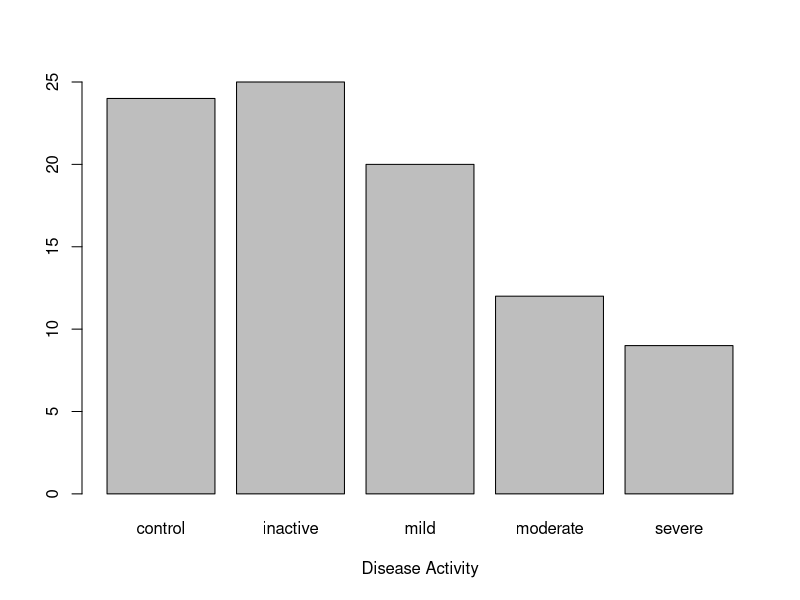
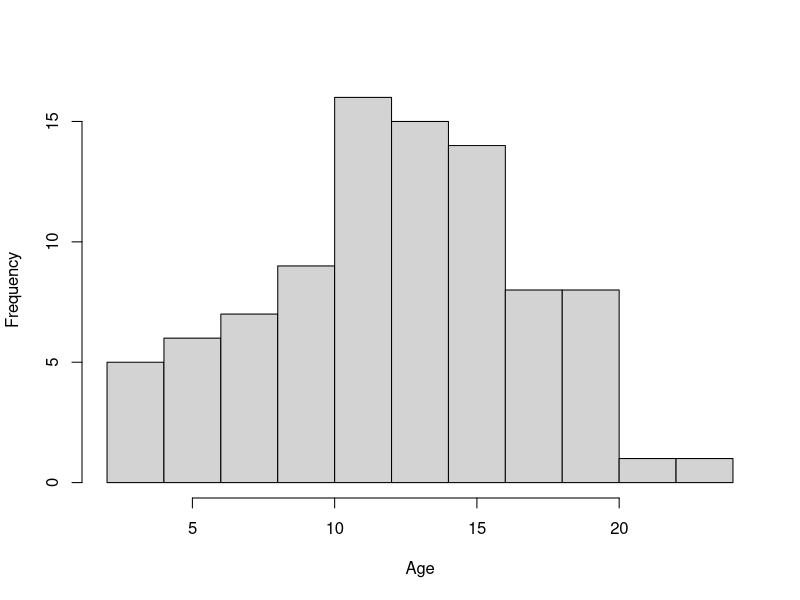
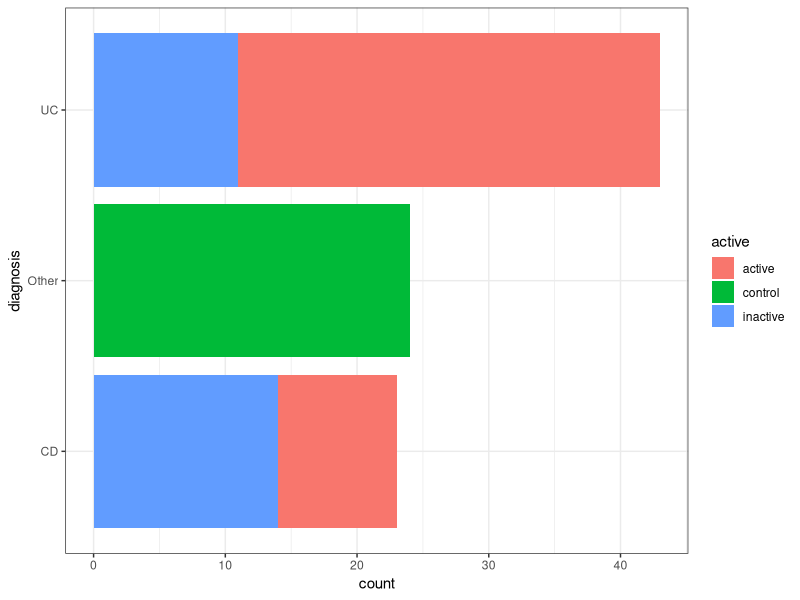
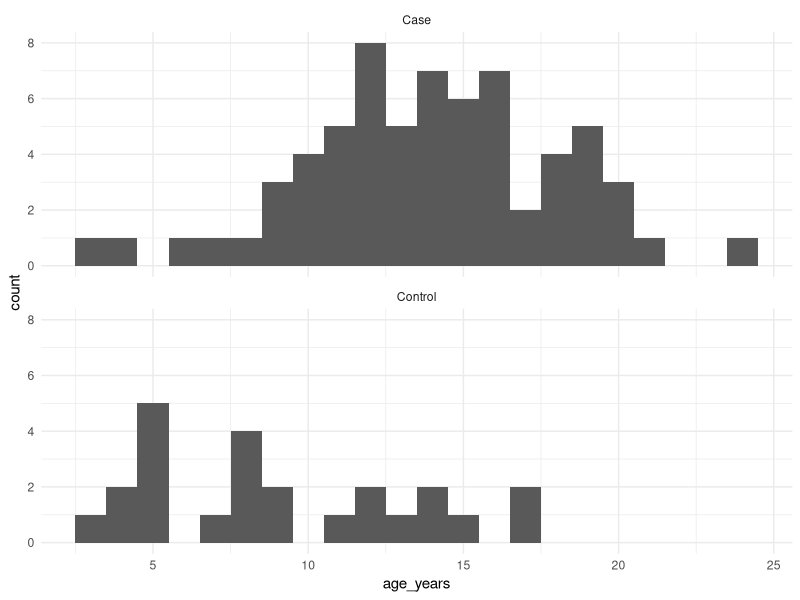
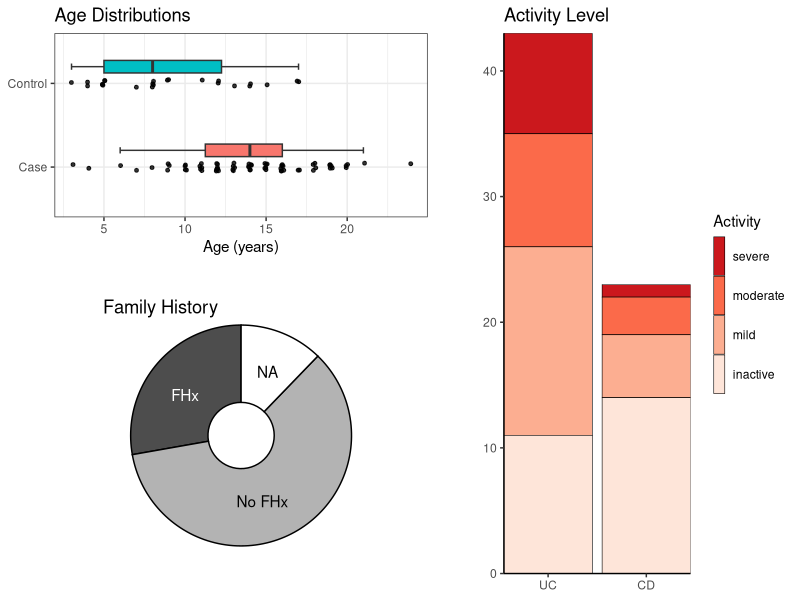
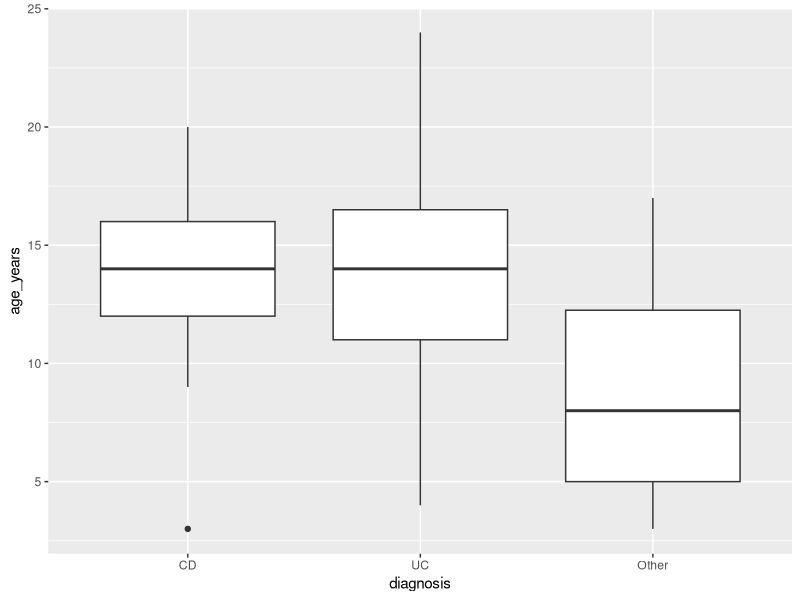
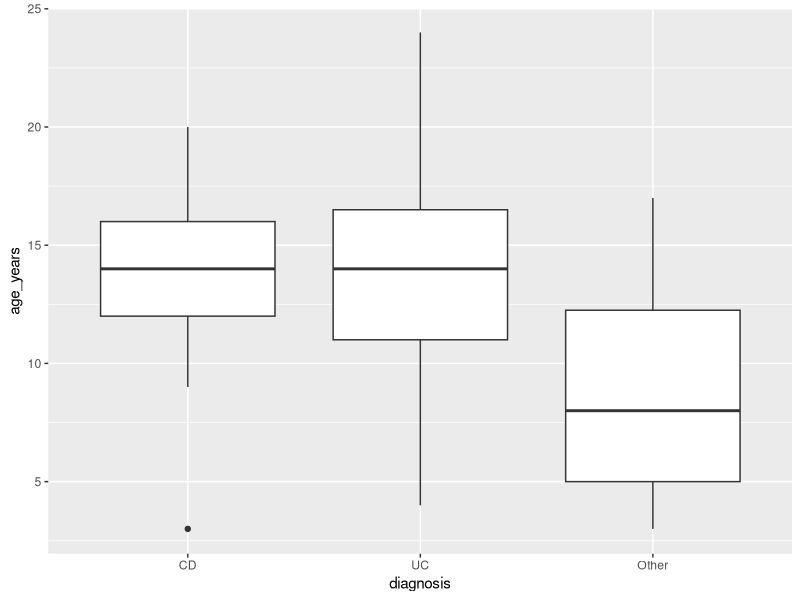

Reproduce these figures in R, in order. (Note: this script raises an error after producing the figures.)
## ---- chunk 1
# write code in "chunks" (and comments too, using the # symbol)
print("Hello World")
## ---- chunk 2
# `readxl` is for reading data from Excel files
library(readxl)
# `writexl` is for writing data to a new Excel file, we'll use this at the end.
library(writexl)
## ---- chunk 3
# the `here` package makes specifying file locations easier
library(here)
## ---- chunk 4
# `tidyverse` is a collection of several packages (dplyr, ggplot2, and others)
library(tidyverse)
## ---- chunk 5
# give your objects short but informative names!
meta <- read_excel(path = here("data/papa2012/papa2012_metadata.xlsx"), na = "NA")
meds <- read_excel(here("data/papa2012/papa2012_metadata.xlsx"), sheet = "treatment")
## ---- chunk 6
# this will work anywhere! (anywhere that the project folder is moved or copied)
meta <- read_excel(path = here("data/papa2012/papa2012_metadata.xlsx"), na = "NA")
## ---- chunk 7
meta
## ---- chunk 8
example_df <- data.frame(alphabet = LETTERS, numbers = 1:26)
## ---- chunk 9
example_tbl <- as_tibble(example_df)
example_tbl
## ---- chunk 10
table(meta$family_history, useNA = "ifany")
## ---- chunk 11
table(meta$age_years, useNA = "ifany")
## ---- chunk 12
meta %>% count(diagnosis)
## ---- chunk 13
meta %>% count(family_history, diagnosis)
## ---- chunk 14
meta %>% summarise(age_mean = mean(age_years), age_sd = sd(age_years))
## ---- chunk 15
meta %>% summarise(age_mean = mean(age_years), age_sd = sd(age_years), .by = diagnosis)
## ---- chunk 16
#| fig-width: 6
#| fig-height: 3
meta$activity %>%
  table() %>%
  barplot(xlab = "Disease Activity")
## ---- chunk 17
#| fig-width: 6
#| fig-height: 3
meta$age_years %>% hist(breaks = 10, main = NULL, xlab = "Age")
## ---- chunk 18
#| fig-width: 8
#| fig-height: 3
ggplot(meta) +
  geom_bar(aes(y = diagnosis, fill = active)) +
  theme_bw()
## ---- chunk 19
#| fig-width: 6
#| fig-height: 3
ggplot(meta) +
  geom_histogram(aes(age_years), binwidth = 1) +
  facet_wrap(~case_control, ncol = 1) +
  theme_minimal()
## ---- chunk 20
#| code-fold: true
#| warning: false
#| fig-width: 8
#| fig-height: 6
library(patchwork)

plot_list <- list()

# age boxplot
plot_list$box <- meta %>%
  ggplot(aes(y = case_control, x = age_years)) +
  geom_boxplot(
    mapping = aes(fill = case_control),
    width = 0.15, staplewidth = 0.5, outliers = FALSE,
    position = position_nudge(y = 0.2),
    show.legend = FALSE
  ) +
  geom_jitter(height = 0.05, width = 0.1, alpha = 0.8, size = 1) +
  labs(y = NULL, x = "Age (years)", title = "Age Distributions") +
  theme_bw() +
  theme(plot.margin = margin(b = 20, r = 20))

# plot_list$box

# family history piechart
plot_list$pie <- meta %>%
  ggplot(aes(y = 1, fill = family_history)) +
  geom_bar(position = "stack", colour = "black") +
  scale_fill_manual(
    values = c(fhx = "grey30", nofhx = "grey70"),
    na.value = "white", guide = "none"
  ) +
  annotate("text", x = I(pi / 8), y = I(0.25), label = "NA") +
  annotate("text", x = I(0.9 * pi), y = I(0.25), label = "No FHx") +
  annotate("text", x = I(1.7 * pi), y = I(0.25), label = "FHx", colour = "white") +
  labs(tag = "Family History") +
  labs(x = NULL, y = NULL) +
  coord_radial(expand = FALSE, inner.radius = 0.3) +
  theme_void() +
  theme(plot.tag.location = "panel", plot.margin = margin(t = 10))

# plot_list$pie

# activity barchart
plot_list$bar <- meta %>%
  ggplot(aes(
    x = diagnosis,
    fill = factor(activity, c("severe", "moderate", "mild", "inactive"))
  )) +
  geom_bar(colour = "black", linewidth = 0.2) +
  scale_x_discrete(limits = c("UC", "CD")) +
  scale_fill_brewer(name = "Activity", palette = "Reds", direction = -1) +
  labs(title = "Activity Level", x = NULL, y = NULL) +
  coord_cartesian(ylim = c(0, NA), expand = FALSE) +
  theme_classic() +
  theme(
    plot.margin = margin(l = 20),
    legend.key.height = unit(1, "cm"), legend.key.width = unit(3, "mm")
  )

# plot_list$bar

# assemble with patchwork
wrap_plots(
  A = plot_list$box, C = plot_list$bar,
  B = plot_list$pie, guides = "collect",
  design =
    "AAC
 AAC
 BBC
 BBC
 BBC"
)
## ---- chunk 21
meta
## ---- chunk 22
meds
## ---- chunk 23
all_meta <- left_join(meta, meds)
## ---- chunk 24
# this should do the same thing as the natural join shown above
all_meta <- left_join(meta, meds, by = join_by(ID, diagnosis))
## ---- chunk 25
# create a logical variable, TRUE if patient has family history of IBD
all_meta$ibd_fhx <- all_meta$family_history == "fhx"

# always check the result is what you expected!
all_meta[, c("ID", "family_history", "ibd_fhx")]
## ---- chunk 26
# this is equivalent to the previous block
all_meta <- all_meta %>% mutate(ibd_fhx = family_history == "fhx")

# check the result again
all_meta %>% select(ID, family_history, ibd_fhx)
## ---- chunk 27
#| fig-width: 6
#| fig-height: 3

all_meta %>%
  mutate(diagnosis = factor(diagnosis, levels = c("CD", "UC", "Other"))) %>%
  ggplot(aes(diagnosis, age_years)) +
  geom_boxplot()
## ---- chunk 28
class(all_meta$diagnosis) # no persistent changes, diagnosis is still character!
## ---- chunk 29
#| fig-width: 6
#| fig-height: 3
all_meta <- all_meta %>% mutate(diagnosis = factor(diagnosis, c("CD", "UC", "Other")))
all_meta %>% ggplot(aes(diagnosis, age_years)) +
  geom_boxplot()
## ---- chunk 30
class(all_meta$diagnosis)
## ---- chunk 31
table(all_meta$medication, useNA = "if")
table(all_meta$immunosuppression_level, useNA = "if")
## ---- chunk 32
all_meta <- all_meta %>% mutate(
  medication = if_else(case_control == "Control", true = "none", false = medication),
  immunosuppression_level = if_else(case_control == "Control", true = "none", false = immunosuppression_level)
)

# check the result!
all_meta %>% select(ID, case_control, medication, immunosuppression_level)
## ---- chunk 33
all_meta <- all_meta %>% mutate(
  abx = str_detect(medication, "abx"),
  steroids = str_detect(medication, "steroids"),
  imsp_other = str_detect(medication, "imsp"),
  imsp_any = steroids | imsp_other
)

# check the result!
# all_meta %>% select(case_control, medication, abx, steroids, imsp_other, imsp_any)
## ---- chunk 34
all_meta <- all_meta %>% mutate(
  diagnosis = factor(diagnosis, c("CD", "UC", "Other")),
  active = factor(active, c("control", "inactive", "active")),
  activity = factor(activity, c("control", "inactive", "mild", "moderate", "severe"))
)

# you do the same for immunosuppression_level! don't forget to check the result
## ---- chunk 35
#| include: false
all_meta <- all_meta %>% mutate(
  immunosuppression_level = factor(x = immunosuppression_level, c(
    "none", "level0", "level1", "level2", "level3", "level4"
  ))
)
## ---- chunk 36
output_path <- here("data", "papa2012", "processed")
dir.create(output_path)
## ---- chunk 37
write_xlsx(all_meta, here(output_path, "all_metadata.xlsx"))
## ---- chunk 38
write_csv(all_meta, here(output_path, "all_metadata.csv"))
## ---- chunk 39
saveRDS(all_meta, here(output_path, "all_metadata.rds"))
## ---- chunk 40
sessioninfo::session_info()
